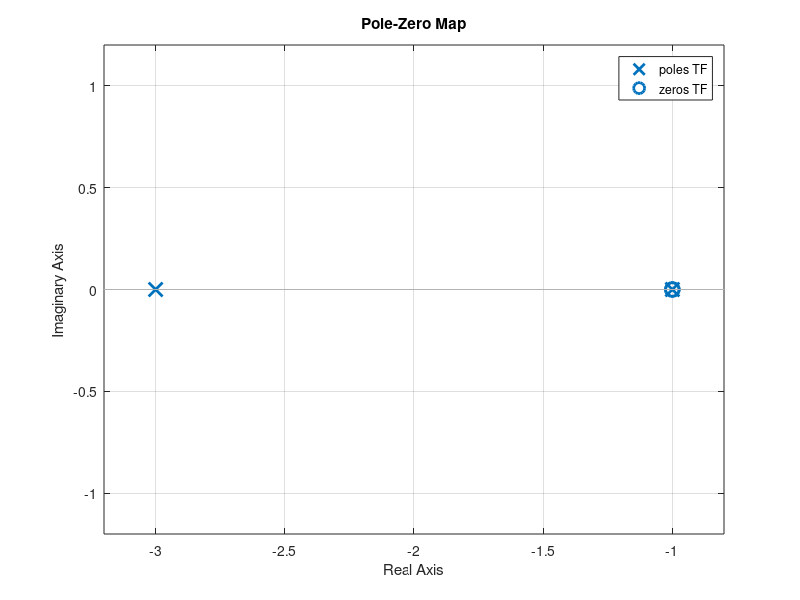

The MATLAB source for this figure:
%%Exercício 9

clc; 
close all; 
clear all;

numeG = [1 1];
denoG = [1 2];
G = tf(numeG,denoG)

numeH = [1];
denoH = [1 1];
H = tf(numeH,denoH)

%%Letra A
TF = feedback(G,H,-1)

%%Letra B
figure()
pzmap(TF)
grid on

%%Letra C
cancel = minreal(TF)